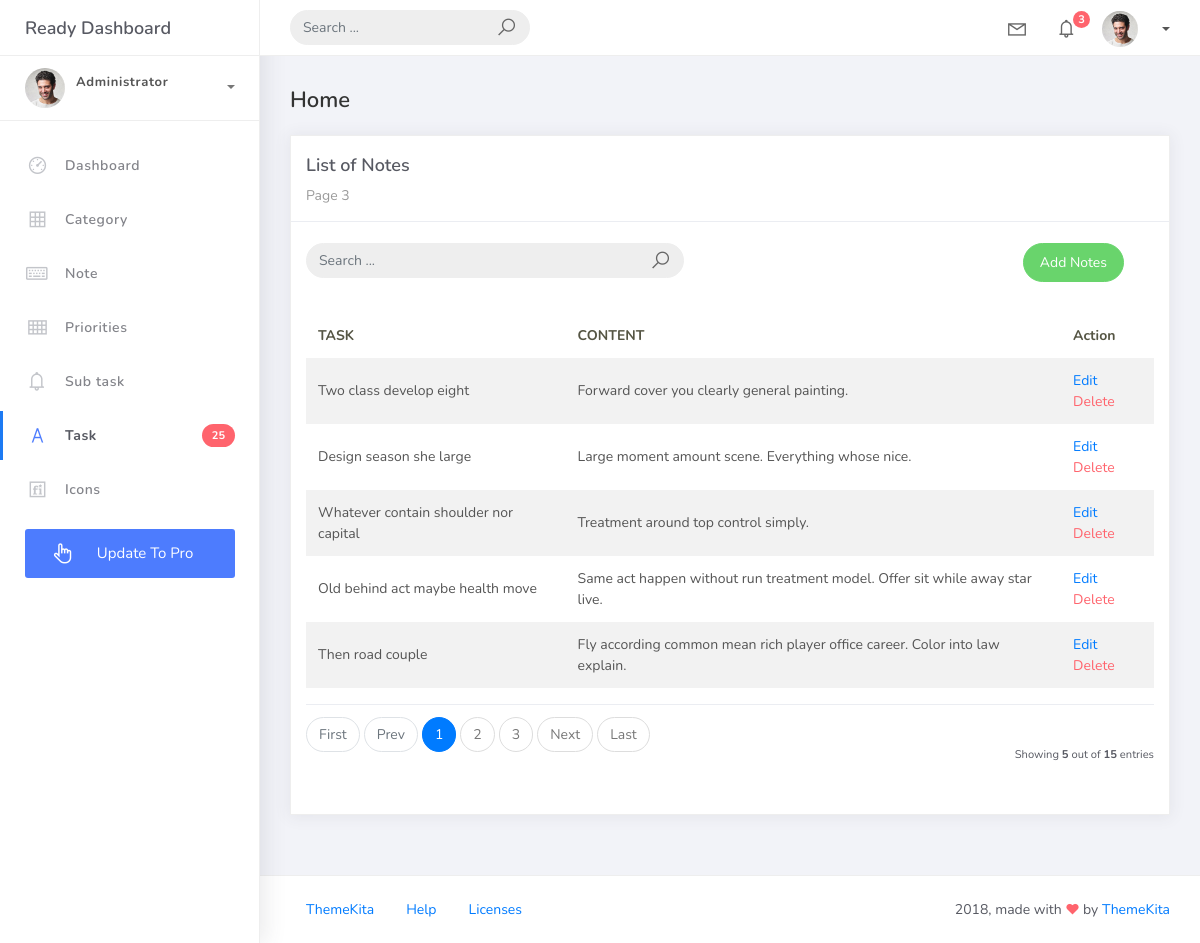
The app's page /note_list, older data.
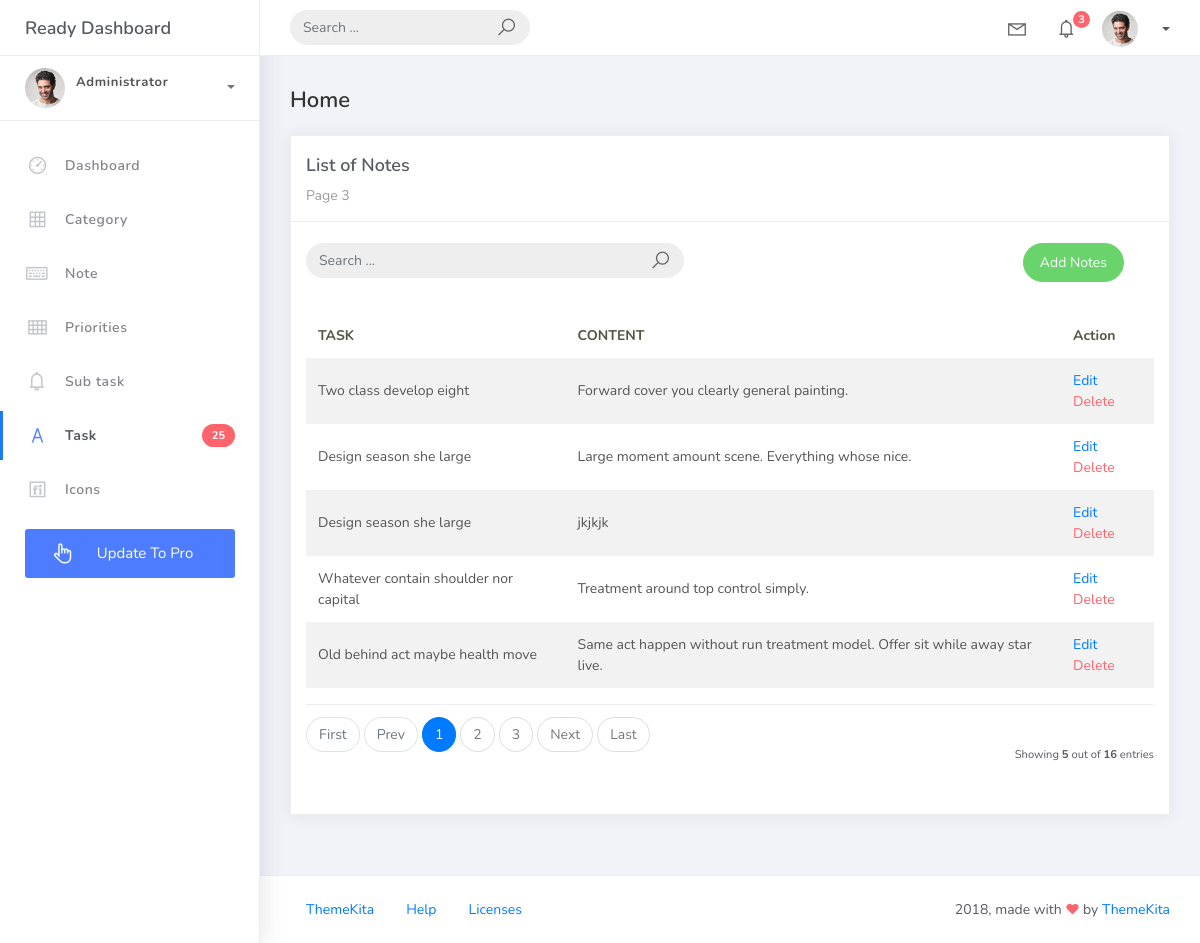
The same page, newer data.
### hangapp/models.py (models this page shows, shortened)
class Note(models.Model):
    task = models.ForeignKey(Task, related_name='notes', on_delete=models.CASCADE)
    content = models.TextField()
    created_at = models.DateTimeField(auto_now_add=True)
    updated_at = models.DateTimeField(auto_now=True)
    class Meta:
        verbose_name = "Note"
        verbose_name_plural = "Notes"

class BaseModel(models.Model):
    created_at = models.DateTimeField(auto_now_add=True)
    updated_at = models.DateTimeField(auto_now=True)
    class Meta:
        abstract = True

class Task(BaseModel):
    STATUS_CHOICES = [
        ("Pending", "Pending"),
        ("In Progress", "In Progress"),
        ("Completed", "Completed"),
    ]
    title = models.CharField(max_length=255)
    description = models.TextField()
    status = models.CharField(max_length=50, choices=STATUS_CHOICES, default="Pending")
    deadline = models.DateTimeField()
    priority = models.ForeignKey(Priority, on_delete=models.CASCADE)
    category = models.ForeignKey(Category, on_delete=models.CASCADE)
    def __str__(self):
        return self.title

### hangapp/views.py (the view)
# urls.py: path('note_list', NoteList.as_view(), name='note-list'),
class NoteList(ListView):
    model = Note
    context_object_name = 'note'
    template_name = 'note_list.html'
    paginate_by = 5
    def get_queryset(self):
        qs = super().get_queryset()
        query = self.request.GET.get('q')
        if query:
            qs = qs.filter(
                Q(task__title__icontains=query) |
                Q(content__icontains=query)
                )
        return qs
    def get_ordering(self):
        allowed = ["task", "content",]
        sort_by = self.request.GET.get("sort_by")
        if sort_by in allowed:
            return sort_by
        return "task"

### templates/note_list.html (shortened to what this page needs)
{% extends 'base.html' %} {% load static %} {% block content %}
<div class="content">
  <div class="container-fluid">
    <h4 class="page-title">Home</h4>
    <div class="row">
      <div class="col-md-12">
        <div class="card">
          <div class="card-header">
            <div class="card-title">List of Notes</div>
            <div class="card-category">Page 3</div>
          </div>
          <br />
          <div class="col-md-12 row">
            <div class="col-md-6">
              <form class="navbar-left navbar-form nav-search mr-md-3" action="" method="get">
                <div class="input-group">
                  <input type="text" placeholder="Search ..." class="form-control" name="q" value="{{ request.GET.q }}" />
                  <div class="input-group-append">
                    <span class="input-group-text">
                      <i class="la la-search search-icon"></i>
                    </span>
                  </div>
                </div>
              </form>
            </div>
            <div class="col-md-6">
              <div class="pull-right">
                <a href="{% url 'note-add' %}" class="btn btn-success btn-rounded">Add Notes</a>
              </div>
            </div>
          </div>
          <div class="card-body">
            <table class="table table-striped mt-3">
              <thead>
                <tr>
                  <th scope="col">TASK</th>
                  <th scope="col">CONTENT</th>
                  <th scope="col">Action</th>
                </tr>
              </thead>
              <tbody>
                {% for object in object_list %}
                <tr>
                  <td>{{ object.task }}</td>
                  <td>{{ object.content }}</td>
                  <td>
                    <a href="note_list/{{ object.id }}">Edit</a>
                    <a href="note_list/{{ object.id }}/delete" class="text-danger">Delete</a>
                  </td>
                </tr>
                {% endfor %}
              </tbody>
            </table>
            {% include 'includes/pagination.html' %}
          </div>
        </div>
      </div>
    </div>
  </div>
</div>
{% endblock %}

### templates/base.html (shortened to what this page needs)
{% load static %}
{% load pwa %}
<!DOCTYPE html>
<html>
<head>
	<link rel="stylesheet" href="{% static 'css/bootstrap.min.css' %}">
	<link rel="stylesheet" href="{% static 'css/ready.css' %}">
	<link rel="stylesheet" href="{% static 'css/demo.css' %}">
</head>
<body>
	<div class="wrapper">
		<div class="main-header">
			<div class="logo-header">
				<a href="index.html" class="logo">
					Ready Dashboard
				</a>
			</div>
			<nav class="navbar navbar-header navbar-expand-lg">
				<div class="container-fluid">
					<form class="navbar-left navbar-form nav-search mr-md-3" action="">
						<div class="input-group">
							<input type="text" placeholder="Search ..." class="form-control">
							<div class="input-group-append">
								<span class="input-group-text">
									<i class="la la-search search-icon"></i>
								</span>
							</div>
						</div>
					</form>
					<ul class="navbar-nav topbar-nav ml-md-auto align-items-center">
						<li class="nav-item dropdown hidden-caret">
							<a class="nav-link dropdown-toggle" href="#" id="navbarDropdown" role="button" data-toggle="dropdown" aria-haspopup="true" aria-expanded="false">
								<i class="la la-envelope"></i>
							</a>
						</li>
						<li class="nav-item dropdown hidden-caret">
							<a class="nav-link dropdown-toggle" href="#" id="navbarDropdown" role="button" data-toggle="dropdown" aria-haspopup="true" aria-expanded="false">
								<i class="la la-bell"></i>
								<span class="notification">3</span>
							</a>
						</li>
						<li class="nav-item dropdown">
							<a class="dropdown-toggle profile-pic" data-toggle="dropdown" href="#" aria-expanded="false"><img src="{% static 'img/profile.jpg' %}" alt="user-img" width="36" class="img-circle"> <span>{{ request.user.username }}</span></span> </a>
							</li>
						</ul>
					</div>
				</nav>
			</div>
			<div class="sidebar">
				<div class="scrollbar-inner sidebar-wrapper">
					<div class="user">
						<div class="photo">
							<img src="{% static 'img/profile.jpg' %}">
						</div>
						<div class="info">
							<a class="" data-toggle="collapse" href="#collapseExample" aria-expanded="true">
								<span>
									<span class="user-level">Administrator</span>
									<span class="caret"></span>
								</span>
							</a>
							<div class="clearfix"></div>
						</div>
					</div>
					<ul class="nav">
						<li class="nav-item">
							<a href="{% url 'home' %}">
								<i class="la la-dashboard"></i>
								<p>Dashboard</p>
							</a>
						</li>
						<li class="nav-item">
							<a href="{% url 'category-list' %}">
								<i class="la la-table"></i>
								<p>Category</p>
							</a>
						</li>
						<li class="nav-item">
							<a href="{% url 'note-list' %}">
								<i class="la la-keyboard-o"></i>
								<p>Note</p>
							</a>
						</li>
						<li class="nav-item">
							<a href="{% url 'priority-list' %}">
								<i class="la la-th"></i>
								<p>Priorities</p>
							</a>
						</li>
						<li class="nav-item">
							<a href="{% url 'subtask-list' %}">
								<i class="la la-bell"></i>
								<p>Sub task</p>
							</a>
						</li>
						<li class="nav-item active">
							<a href="{% url 'task-list' %}">
								<i class="la la-font"></i>
								<p>Task</p>
								<span class="badge badge-danger">25</span>
							</a>
						</li>
						<li class="nav-item">
							<a href="icons.html">
								<i class="la la-fonticons"></i>
								<p>Icons</p>
							</a>
						</li>
						<li class="nav-item update-pro">
							<button  data-toggle="modal" data-target="#modalUpdate">
								<i class="la la-hand-pointer-o"></i>
								<p>Update To Pro</p>
							</button>
						</li>
					</ul>
				</div>
			</div>
			<div class="main-panel">
				{% block content %}{% endblock %}
				<footer class="footer">
					<div class="container-fluid">
						<nav class="pull-left">
							<ul class="nav">
								<li class="nav-item">
									<a class="nav-link" href="http://www.themekita.com">
										ThemeKita
									</a>
								</li>
								<li class="nav-item">
									<a class="nav-link" href="#">
										Help
									</a>
								</li>
								<li class="nav-item">
									<a class="nav-link" href="https://themewagon.com/license/#free-item">
										Licenses
									</a>
								</li>
							</ul>
						</nav>
						<div class="copyright ml-auto">
							2018, made with <i class="la la-heart heart text-danger"></i> by <a href="http://www.themekita.com">ThemeKita</a>
						</div>
					</div>
				</footer>
			</div>
		</div>
</body>
</html>

### templates/includes/pagination.html (shortened to what this page needs)
{% if is_paginated %}
<div class="card-footer px-0 border-0 d-flex flex-column flex-lg-row align-items-center justify-content-between mt-3">
  <nav aria-label="Topics pagination" class="mb-4">
    <ul class="pagination">
      {% if page_obj.number > 1 %}
        <li class="page-item">
          <a class="page-link" href="?page=1">First</a>
        </li>
      {% else %}
        <li class="page-item disabled">
          <span class="page-link">First</span>
        </li>
      {% endif %}
      {% if page_obj.has_previous %}
        <li class="page-item">
          <a class="page-link" href="?page={{ page_obj.previous_page_number }}">Prev</a>
        </li>
      {% else %}
        <li class="page-item disabled">
          <span class="page-link">Prev</span>
        </li>
      {% endif %}
      {% for page_num in paginator.page_range %}
        {% if page_obj.number == page_num %}
          <li class="page-item active">
            <span class="page-link">
              {{ page_num }}
            </span>
          </li>
        {% elif page_num > page_obj.number|add:'-3' and page_num < page_obj.number|add:'3' %}
          <li class="page-item">
            <a class="page-link" href="?page={{ page_num }}">{{ page_num }}</a>
          </li>
        {% endif %}
      {% endfor %}
      {% if page_obj.has_next %}
        <li class="page-item">
          <a class="page-link" href="?page={{ page_obj.next_page_number }}">Next</a>
        </li>
      {% else %}
        <li class="page-item disabled">
          <span class="page-link">Next</span>
        </li>
      {% endif %}
      {% if page_obj.number != paginator.num_pages %}
        <li class="page-item">
          <a class="page-link" href="?page={{ paginator.num_pages }}">Last</a>
        </li>
      {% else %}
        <li class="page-item disabled">
          <span class="page-link">Last</span>
        </li>
      {% endif %}
    </ul>
  </nav>
  <div class="fw-normal small mt-4 mt-lg-0">Showing <b>{{ object_list.count }}</b> out of <b>{{ paginator.count }}</b> entries</div>
</div>
{% endif %}

### static/css/demo.css (style rules this page uses)
.update-pro { margin: 15px 25px; }
.update-pro button { padding: 13px 25px; background: #4d7cfe; color: #fff; border-radius: 3px; justify-content: center; width: 100%; border: 0; cursor: pointer; }
.update-pro button p, .update-pro button i { color: #fff !important; margin-bottom: 0px; }
.update-pro button i { margin-right: 5px !important; font-size: 23px; color: #C3C5CA; margin-right: 15px; width: 25px; text-align: center; vertical-align: middle; float: left; }

Row changes from the older to the newer data that the page shows:
no longer on this page (row unchanged): Note: task "Then road couple", content "Fly according common mean rich player office career. Color into law explain."
added Note: task "Design season she large", content "jkjkjk"
Text that changed along with them:
{{ paginator.count }}: "15" → "16"
